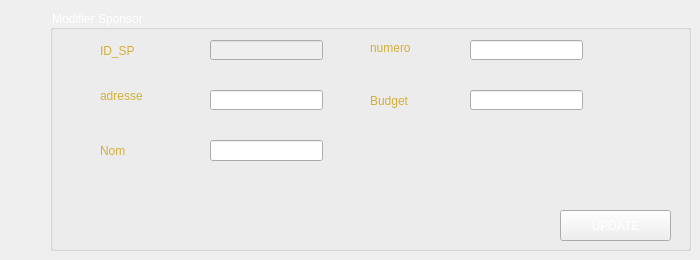
     <widget class="QWidget" name="Modifier">
      <attribute name="title">
       <string>Modifier</string>
      </attribute>
      <widget class="QGroupBox" name="groupBox_5">
       <property name="geometry">
        <rect>
         <x>50</x>
         <y>10</y>
         <width>641</width>
         <height>241</height>
        </rect>
       </property>
       <property name="styleSheet">
        <string notr="true">font: 75 12pt &quot;Adobe Gothic Std B&quot;;
color: rgb(255, 255, 255);</string>
       </property>
       <property name="title">
        <string>Modifier Sponsor</string>
       </property>
       <widget class="QLabel" name="label_15">
        <property name="geometry">
         <rect>
          <x>50</x>
          <y>20</y>
          <width>71</width>
          <height>41</height>
         </rect>
        </property>
        <property name="styleSheet">
         <string notr="true">font: 13pt &quot;MV Boli&quot;;
color: rgb(212, 175, 55);</string>
        </property>
        <property name="text">
         <string>ID_SP</string>
        </property>
       </widget>
       <widget class="QLabel" name="label_16">
        <property name="geometry">
         <rect>
          <x>320</x>
          <y>30</y>
          <width>81</width>
          <height>16</height>
         </rect>
        </property>
        <property name="styleSheet">
         <string notr="true">font: 13pt &quot;MV Boli&quot;;
color: rgb(212, 175, 55);</string>
        </property>
        <property name="text">
         <string>numero</string>
        </property>
       </widget>
       <widget class="QLabel" name="label_17">
        <property name="geometry">
         <rect>
          <x>320</x>
          <y>70</y>
          <width>71</width>
          <height>41</height>
         </rect>
        </property>
        <property name="styleSheet">
         <string notr="true">font: 13pt &quot;MV Boli&quot;;
color: rgb(212, 175, 55);</string>
        </property>
        <property name="text">
         <string>Budget</string>
        </property>
       </widget>
       <widget class="QLabel" name="label_18">
        <property name="geometry">
         <rect>
          <x>50</x>
          <y>70</y>
          <width>81</width>
          <height>31</height>
         </rect>
        </property>
        <property name="styleSheet">
         <string notr="true">font: 13pt &quot;MV Boli&quot;;
color: rgb(212, 175, 55);</string>
        </property>
        <property name="text">
         <string>adresse</string>
        </property>
       </widget>
       <widget class="QLabel" name="label_19">
        <property name="geometry">
         <rect>
          <x>50</x>
          <y>130</y>
          <width>61</width>
          <height>21</height>
         </rect>
        </property>
        <property name="styleSheet">
         <string notr="true">font: 13pt &quot;MV Boli&quot;;
color: rgb(212, 175, 55);</string>
        </property>
        <property name="text">
         <string>Nom</string>
        </property>
       </widget>
       <widget class="QLineEdit" name="lineEdit_idspEdit">
        <property name="enabled">
         <bool>false</bool>
        </property>
        <property name="geometry">
         <rect>
          <x>160</x>
          <y>30</y>
          <width>113</width>
          <height>20</height>
         </rect>
        </property>
       </widget>
       <widget class="QLineEdit" name="lineEdit_numEdit">
        <property name="geometry">
         <rect>
          <x>420</x>
          <y>30</y>
          <width>113</width>
          <height>20</height>
         </rect>
        </property>
       </widget>
       <widget class="QLineEdit" name="lineEdit_budgetEdit">
        <property name="geometry">
         <rect>
          <x>420</x>
          <y>80</y>
          <width>113</width>
          <height>20</height>
         </rect>
        </property>
       </widget>
       <widget class="QLineEdit" name="lineEdit_adresseEdit">
        <property name="enabled">
         <bool>true</bool>
        </property>
        <property name="geometry">
         <rect>
          <x>160</x>
          <y>80</y>
          <width>113</width>
          <height>20</height>
         </rect>
        </property>
        <property name="readOnly">
         <bool>false</bool>
        </property>
       </widget>
       <widget class="QLineEdit" name="lineEdit_nomEdit">
        <property name="geometry">
         <rect>
          <x>160</x>
          <y>130</y>
          <width>113</width>
          <height>21</height>
         </rect>
        </property>
       </widget>
       <widget class="QPushButton" name="pushButton_modifierSP">
        <property name="geometry">
         <rect>
          <x>510</x>
          <y>200</y>
          <width>111</width>
          <height>31</height>
         </rect>
        </property>
        <property name="styleSheet">
         <string notr="true">font: 14pt &quot;MV Boli&quot;;
</string>
        </property>
        <property name="text">
         <string>UPDATE</string>
        </property>
       </widget>
      </widget>
     </widget>
